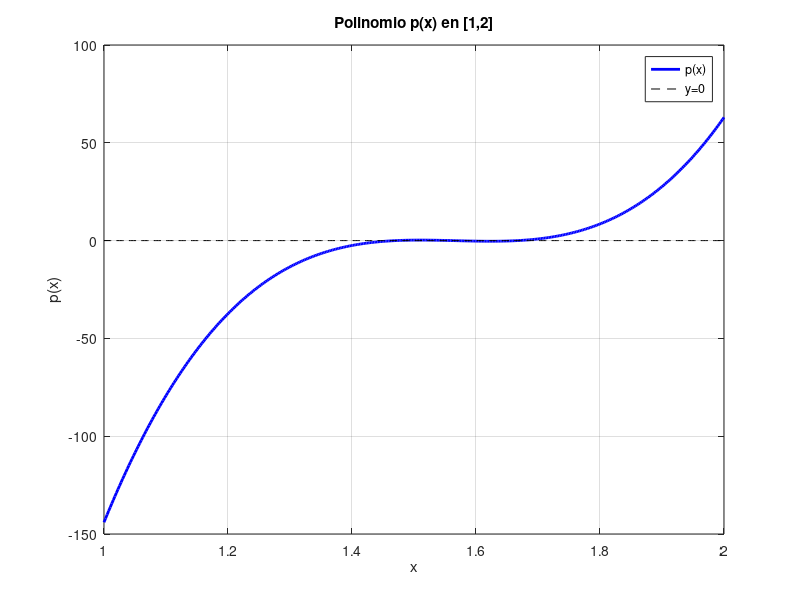
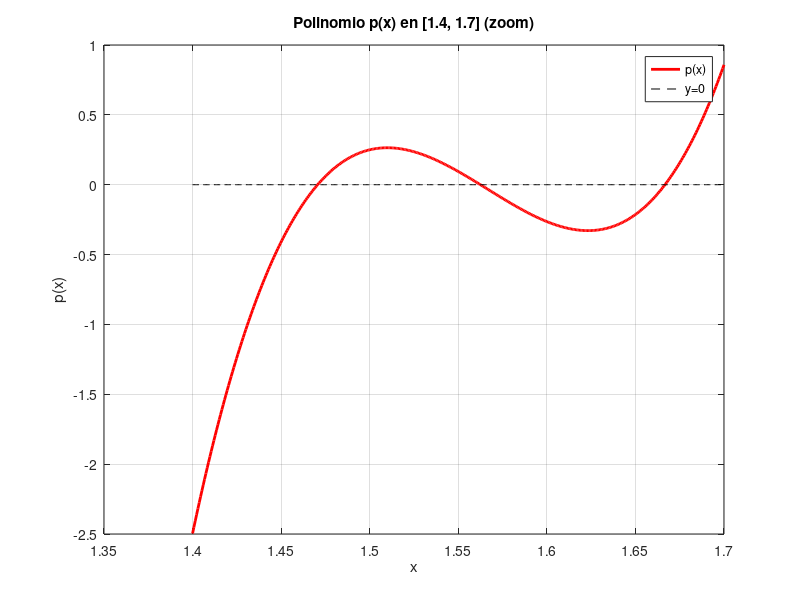

The MATLAB script that drew these images, in order: (Note: this script raises an error after producing the figures.)
% Actividad 4 - Ejercicio 4a
% Graficar polinomio p(x) = 816x^3 - 3835x^2 + 6000x - 3125 en [1,2]
% Alumno: Agustin Formenti

clear, clc

%% Defino el polinomio
% p(x) = 816x^3 - 3835x^2 + 6000x - 3125
p = @(x) 816*x.^3 - 3835*x.^2 + 6000*x - 3125;

%% Discretizo el intervalo [1,2]
% Creo 400 puntos uniformemente espaciados
x = linspace(1, 2, 400);

%% Grafico el polinomio
figure(1)
plot(x, p(x), 'b', 'linewidth', 2)
grid on
hold on

% Agrego la linea y=0 para ver las raices
plot(x, 0*x, 'k--')

xlabel('x')
ylabel('p(x)')
title('Polinomio p(x) en [1,2]')
legend('p(x)', 'y=0', 'Location', 'best')

disp(' ')
disp('Ejercicio 4a - Estudio grafico en [1,2]')
disp(' ')
disp('Observacion: En el intervalo [1,2] parece haber UNA raiz.')
disp('El polinomio cruza el eje x una sola vez en este intervalo.')

disp(' ')
disp('========== FIN EJERCICIO 4a ==========')


% Actividad 4 - Ejercicio 4b
% Graficar polinomio p(x) = 816x^3 - 3835x^2 + 6000x - 3125 en [1.4,1.7]
% Alumno: Agustin Formenti

clear, clc

%% Defino el polinomio
% p(x) = 816x^3 - 3835x^2 + 6000x - 3125
p = @(x) 816*x.^3 - 3835*x.^2 + 6000*x - 3125;

%% Discretizo el intervalo [1.4,1.7]
% Creo 400 puntos uniformemente espaciados
% Uso mas puntos para ver mejor el detalle
x = linspace(1.4, 1.7, 400);

%% Grafico el polinomio
figure(2)
plot(x, p(x), 'r', 'linewidth', 2)
grid on
hold on

% Agrego la linea y=0 para ver las raices
plot(x, 0*x, 'k--')

xlabel('x')
ylabel('p(x)')
title('Polinomio p(x) en [1.4, 1.7] (zoom)')
legend('p(x)', 'y=0', 'Location', 'best')

disp(' ')
disp('Ejercicio 4b - Estudio grafico en [1.4, 1.7] con ZOOM')
disp(' ')
disp('Observacion: Al hacer ZOOM en [1.4, 1.7], se observan TRES raices!')
disp('Las raices estan muy juntas entre si.')
disp('Esto explica por que en [1,2] parecia haber solo una raiz.')
disp(' ')
disp('Las tres raices estan aproximadamente en:')
disp('  r1 ≈ 1.45')
disp('  r2 ≈ 1.56')
disp('  r3 ≈ 1.63')

disp(' ')
disp('========== FIN EJERCICIO 4b ==========')


% Actividad 4 - Ejercicio 4c
% Aproximar raices del polinomio con N-R y comparar errores
% Alumno: Agustin Formenti

clear, clc

%% Defino el polinomio y su derivada
% p(x) = 816x^3 - 3835x^2 + 6000x - 3125
% p'(x) = 2448x^2 - 7670x + 6000
p  = @(x) 816*x.^3 - 3835*x.^2 + 6000*x - 3125;
dp = @(x) 2448*x.^2 - 7670*x + 6000;

%% Calculo raices exactas con roots
% roots calcula las raices de un polinomio dados sus coeficientes
coef = [816, -3835, 6000, -3125];
r_exact = roots(coef);

disp('===== RAICES EXACTAS (con roots) =====')
disp(r_exact)
disp(' ')

%% Parametros de Newton-Raphson
tol = 1e-12;
itmax = 100;

%% Aproximo cada raiz con Newton-Raphson
% Uso x0 cerca de cada raiz observada graficamente

disp('===== APROXIMACION RAIZ 1 (x0 = 1.45) =====')
x0_1 = 1.45;
r1 = NewtonRaphson(p, dp, x0_1, tol, itmax);
disp(' ')

disp('===== APROXIMACION RAIZ 2 (x0 = 1.55) =====')
x0_2 = 1.55;
r2 = NewtonRaphson(p, dp, x0_2, tol, itmax);
disp(' ')

disp('===== APROXIMACION RAIZ 3 (x0 = 1.65) =====')
x0_3 = 1.65;
r3 = NewtonRaphson(p, dp, x0_3, tol, itmax);
disp(' ')

%% Comparacion de resultados
disp('===== COMPARACION =====')
disp(' ')

fprintf('Raiz 1 (exacta):  %.15f\n', r_exact(1))
fprintf('Raiz 1 (Newton):  %.15f\n', r1)
fprintf('Error absoluto:   %.15e\n', abs(r1 - r_exact(1)))
disp(' ')

fprintf('Raiz 2 (exacta):  %.15f\n', r_exact(2))
fprintf('Raiz 2 (Newton):  %.15f\n', r2)
fprintf('Error absoluto:   %.15e\n', abs(r2 - r_exact(2)))
disp(' ')

fprintf('Raiz 3 (exacta):  %.15f\n', r_exact(3))
fprintf('Raiz 3 (Newton):  %.15f\n', r3)
fprintf('Error absoluto:   %.15e\n', abs(r3 - r_exact(3)))
disp(' ')

disp('Conclusion: Newton-Raphson aproxima las tres raices con gran precision.')
disp('Los errores son del orden de 1e-12 o menores.')

disp(' ')
disp('========== FIN EJERCICIO 4c ==========')
